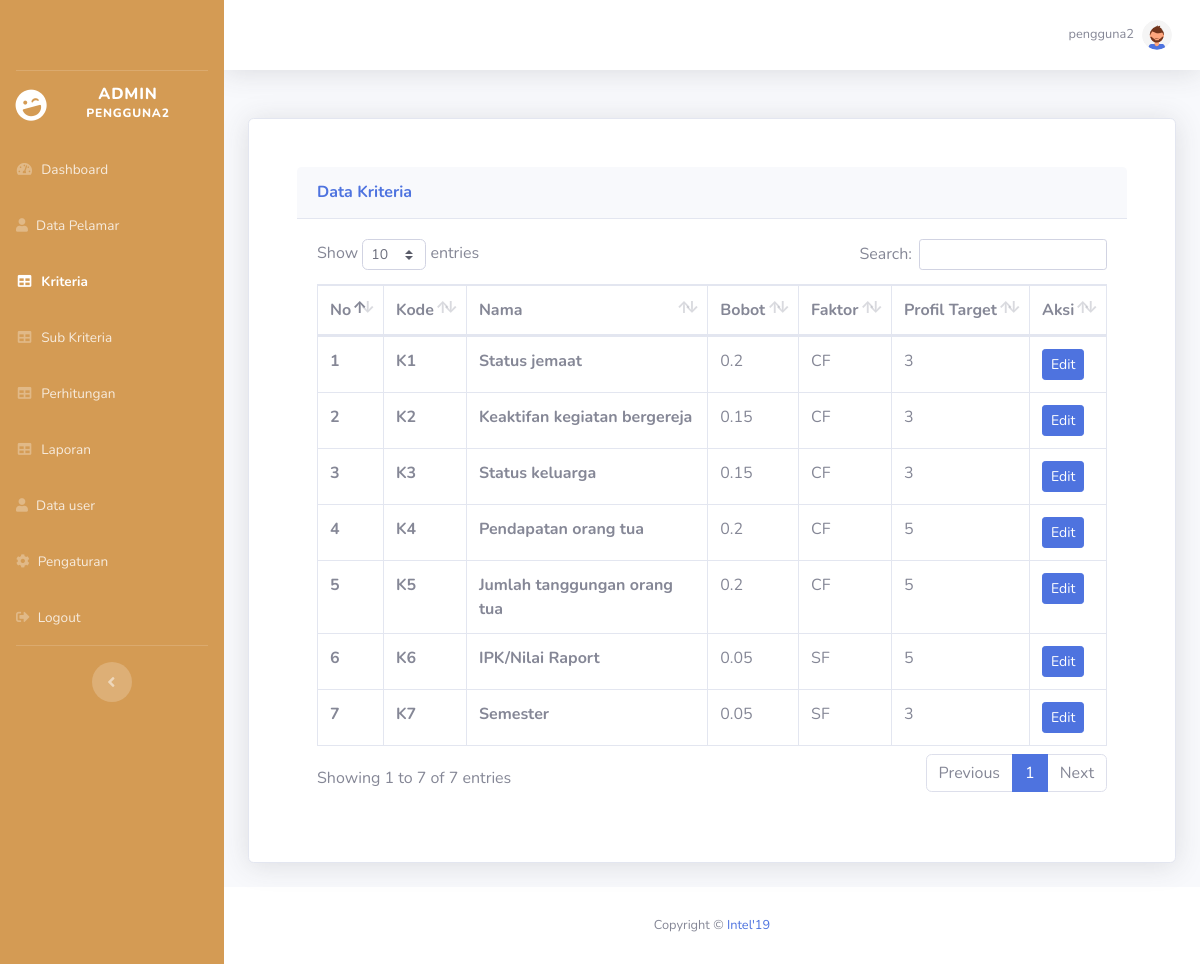
The app's page /admin/kriteria.php (signed in), older data.
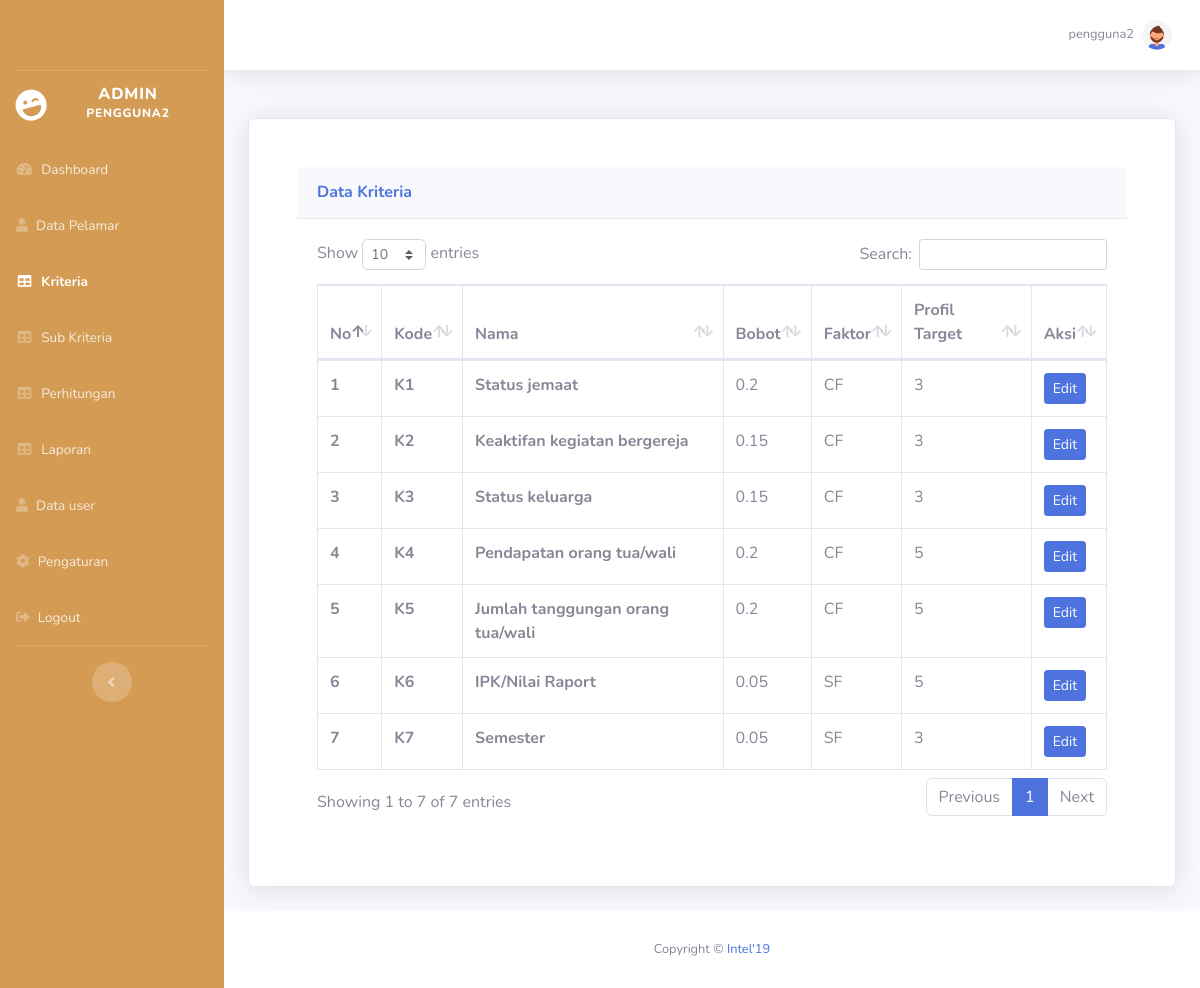
The same page, newer data.
### tables this page shows
CREATE TABLE `kriteria` (
  `id_kriteria` varchar(2) NOT NULL,
  `nama_kriteria` varchar(255) NOT NULL,
  `bobot_kriteria` float NOT NULL,
  `faktor` varchar(50) NOT NULL,
  `profile_target` int(11) NOT NULL
);

### config.php (called while the page is built, shortened)
<?php
function connectDatabase()
{
    $conn = new mysqli(DB_HOST, DB_USERNAME, DB_PASSWORD, DB_NAME);
    return $conn;
}
?>

### admin/functions/kriteria.php (called while the page is built, shortened)
<?php
require_once '../config.php';
class Kriteria{
    private $db;
    public function __construct()
    {
        $this->db = connectDatabase();
        $this->addKriteria();
    }
    public function getKriteria(){
        return $this->db->query("SELECT * FROM kriteria");
    }
    public function addKriteria(){
        $data_kriteria = [
            ["K1","Status jemaat",0.2,"CF",3],
            ["K2","Keaktifan kegiatan bergereja",0.15,"CF",3],
            ["K3","Status keluarga",0.15,"CF",3],
            ["K4","Pendapatan orang tua",0.2,"CF",5],
            ["K5","Jumlah tanggungan orang tua",0.2,"CF",5],
            ["K6","Raport pendidikan / Kartu Hasil Studi (KHS)",0.05,"SF",5],
            ["K7","Semester",0.05,"SF",3]
        ];
        foreach ($data_kriteria as $key => $kriteria) {
            $cekKriteria = $this->db->query("SELECT * FROM kriteria WHERE LOWER(nama_kriteria) = '".strtolower($kriteria[1])."' OR id_kriteria != '$kriteria[0]'");
        }
    }
}
$dataKriteria = new Kriteria();
?>

### admin/kriteria.php (the view, shortened to what this page needs)
<?php
require_once './header.php';
require_once './functions/kriteria.php';
$data_kriteria = $dataKriteria->getKriteria();
?>
<div class="row">
    <div class="col-lg-12">
        <div class="card shadow mb-4">
            <div class="justify-content-center p-5">
                <div class="card-header py-3">
                    <h6 class="m-0 font-weight-bold text-primary">Data Kriteria</h6>
                </div>
                <div class="card-body">
                    <div class="table-responsive">
                        <table class="table table-bordered" id="dataTable" width="100%" cellspacing="0">
                            <thead>
                                <tr>
                                    <th>No</th>
                                    <th>Kode</th>
                                    <th>Nama</th>
                                    <th>Bobot</th>
                                    <th>Faktor</th>
                                    <th>Profil Target</th>
                                    <th>Aksi</th>
                                </tr>
                            </thead>
                            <tbody>
                                <?php foreach ($data_kriteria as $key => $kriteria):?>
                                <tr>
                                    <th scope="row"><?=$key+1;?></th>
                                    <th><?=$kriteria['id_kriteria'];?></th>
                                    <th><?=$kriteria['nama_kriteria'];?></th>
                                    <td><?=$kriteria['bobot_kriteria'];?></td>
                                    <td><?=$kriteria['faktor'];?></td>
                                    <td><?=$kriteria['profile_target'];?></td>
                                    <td>
                                        <button type="button" data-target="#edit<?=$kriteria['id_kriteria'];?>"
                                            data-toggle="modal" class="btn btn-sm btn-primary">Edit</button>
                                    </td>
                                </tr>
                                <?php endforeach;?>
                            </tbody>
                        </table>
                    </div>
                </div>
            </div>
        </div>
    </div>
</div>
<?php require './footer.php';?>

Row changes from the older to the newer data that the page shows:
changed kriteria "K4": nama_kriteria "Pendapatan orang tua" → "Pendapatan orang tua/wali"
changed kriteria "K5": nama_kriteria "Jumlah tanggungan orang tua" → "Jumlah tanggungan orang tua/wali"
